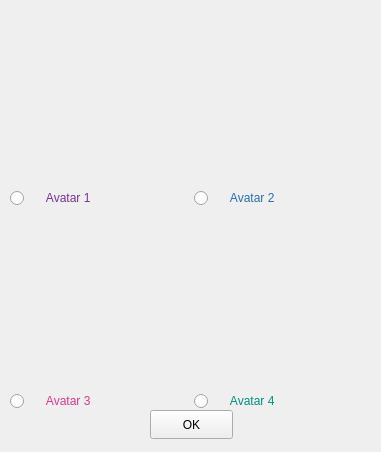
<?xml version="1.0" encoding="UTF-8"?>
<ui version="4.0">
 <class>Avatar</class>
 <widget class="QWidget" name="Avatar">
  <property name="geometry">
   <rect>
    <x>0</x>
    <y>0</y>
    <width>381</width>
    <height>452</height>
   </rect>
  </property>
  <property name="minimumSize">
   <size>
    <width>381</width>
    <height>452</height>
   </size>
  </property>
  <property name="maximumSize">
   <size>
    <width>381</width>
    <height>452</height>
   </size>
  </property>
  <property name="windowTitle">
   <string>Skull King</string>
  </property>
  <property name="windowIcon">
   <iconset resource="pictures.qrc">
    <normaloff>:/new/prefix1/Skull.jpg</normaloff>:/new/prefix1/Skull.jpg</iconset>
  </property>
  <property name="styleSheet">
   <string notr="true"/>
  </property>
  <widget class="QWidget" name="gridLayoutWidget">
   <property name="geometry">
    <rect>
     <x>10</x>
     <y>10</y>
     <width>361</width>
     <height>401</height>
    </rect>
   </property>
   <layout class="QGridLayout" name="gridLayout_3">
    <item row="0" column="1">
     <widget class="QLabel" name="label_11">
      <property name="styleSheet">
       <string notr="true">border-image: url(:/new/prefix1/avatar2.png);</string>
      </property>
      <property name="text">
       <string/>
      </property>
     </widget>
    </item>
    <item row="2" column="1">
     <widget class="QLabel" name="label_14">
      <property name="styleSheet">
       <string notr="true">border-image: url(:/new/prefix1/avatar4.png);</string>
      </property>
      <property name="text">
       <string/>
      </property>
     </widget>
    </item>
    <item row="1" column="1">
     <widget class="QRadioButton" name="Avatar2">
      <property name="cursor">
       <cursorShape>PointingHandCursor</cursorShape>
      </property>
      <property name="styleSheet">
       <string notr="true">font: 14pt &quot;Comic Sans MS&quot;;
color: rgb(41, 110, 174);</string>
      </property>
      <property name="text">
       <string>     Avatar 2</string>
      </property>
     </widget>
    </item>
    <item row="3" column="1">
     <widget class="QRadioButton" name="Avatar4">
      <property name="cursor">
       <cursorShape>PointingHandCursor</cursorShape>
      </property>
      <property name="styleSheet">
       <string notr="true">font: 14pt &quot;Comic Sans MS&quot;;
color: rgb(3, 141, 128);</string>
      </property>
      <property name="text">
       <string>     Avatar 4</string>
      </property>
     </widget>
    </item>
    <item row="2" column="0">
     <widget class="QLabel" name="label_12">
      <property name="styleSheet">
       <string notr="true">border-image: url(:/new/prefix1/avatar3.png);</string>
      </property>
      <property name="text">
       <string/>
      </property>
     </widget>
    </item>
    <item row="3" column="0">
     <widget class="QRadioButton" name="Avatar3">
      <property name="cursor">
       <cursorShape>PointingHandCursor</cursorShape>
      </property>
      <property name="styleSheet">
       <string notr="true">font: 14pt &quot;Comic Sans MS&quot;;
color: rgb(217, 58, 138);</string>
      </property>
      <property name="text">
       <string>     Avatar 3</string>
      </property>
     </widget>
    </item>
    <item row="1" column="0">
     <widget class="QRadioButton" name="Avatar1">
      <property name="cursor">
       <cursorShape>PointingHandCursor</cursorShape>
      </property>
      <property name="styleSheet">
       <string notr="true">font: 14pt &quot;Comic Sans MS&quot;;
color: rgb(120, 50, 145);</string>
      </property>
      <property name="text">
       <string>     Avatar 1</string>
      </property>
     </widget>
    </item>
    <item row="0" column="0">
     <widget class="QLabel" name="label_13">
      <property name="styleSheet">
       <string notr="true">border-image: url(:/new/prefix1/avatar1.png);</string>
      </property>
      <property name="text">
       <string/>
      </property>
     </widget>
    </item>
   </layout>
  </widget>
  <widget class="QPushButton" name="pushButton">
   <property name="geometry">
    <rect>
     <x>150</x>
     <y>410</y>
     <width>83</width>
     <height>29</height>
    </rect>
   </property>
   <property name="text">
    <string>OK</string>
   </property>
  </widget>
  <widget class="QLabel" name="label">
   <property name="geometry">
    <rect>
     <x>0</x>
     <y>0</y>
     <width>381</width>
     <height>451</height>
    </rect>
   </property>
   <property name="styleSheet">
    <string notr="true">border-image: url(:/new/prefix1/oldmap.jpg);</string>
   </property>
   <property name="text">
    <string/>
   </property>
  </widget>
  <zorder>label</zorder>
  <zorder>gridLayoutWidget</zorder>
  <zorder>pushButton</zorder>
 </widget>
 <resources>
  <include location="pictures.qrc"/>
 </resources>
 <connections/>
</ui>
